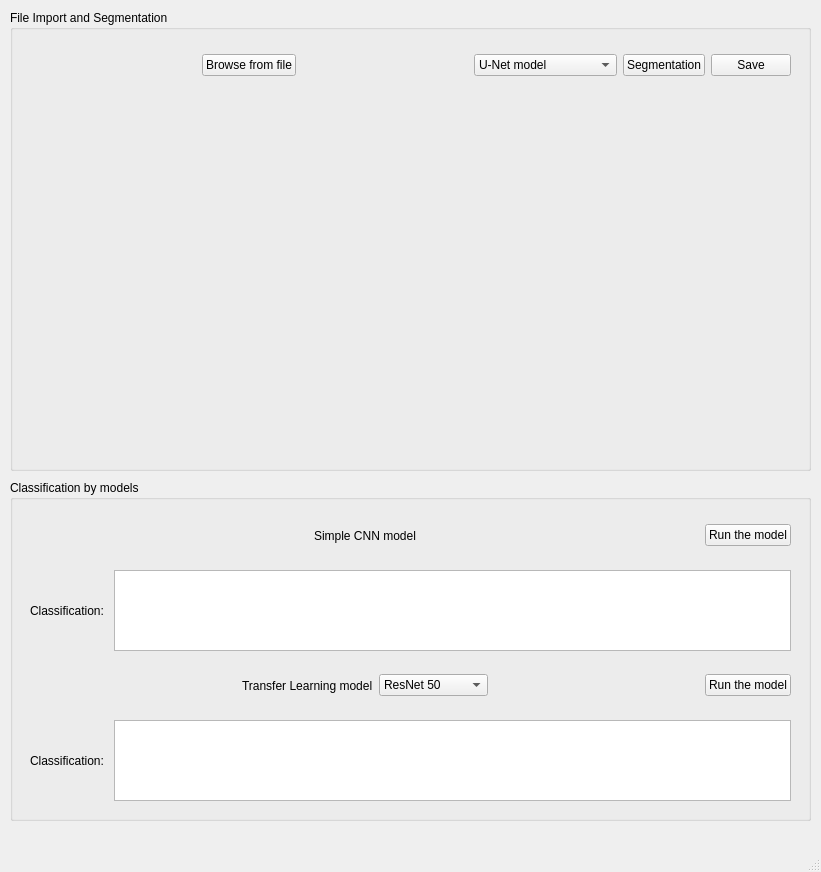
<?xml version="1.0" encoding="UTF-8"?>
<ui version="4.0">
 <class>mainWindow</class>
 <widget class="QMainWindow" name="mainWindow">
  <property name="geometry">
   <rect>
    <x>0</x>
    <y>0</y>
    <width>821</width>
    <height>872</height>
   </rect>
  </property>
  <property name="windowTitle">
   <string>MainWindow</string>
  </property>
  <property name="styleSheet">
   <string notr="true"/>
  </property>
  <widget class="QWidget" name="centralwidget">
   <widget class="QGroupBox" name="groupBox_file">
    <property name="geometry">
     <rect>
      <x>10</x>
      <y>10</y>
      <width>801</width>
      <height>461</height>
     </rect>
    </property>
    <property name="title">
     <string>File Import and Segmentation</string>
    </property>
    <widget class="QWidget" name="horizontalLayoutWidget">
     <property name="geometry">
      <rect>
       <x>20</x>
       <y>100</y>
       <width>761</width>
       <height>351</height>
      </rect>
     </property>
     <layout class="QHBoxLayout" name="horizontalLayout">
      <item>
       <widget class="QLabel" name="import_img">
        <property name="styleSheet">
         <string notr="true"/>
        </property>
        <property name="text">
         <string/>
        </property>
       </widget>
      </item>
      <item>
       <widget class="QLabel" name="export_img">
        <property name="styleSheet">
         <string notr="true"/>
        </property>
        <property name="text">
         <string/>
        </property>
       </widget>
      </item>
     </layout>
    </widget>
    <widget class="QWidget" name="horizontalLayoutWidget_2">
     <property name="geometry">
      <rect>
       <x>20</x>
       <y>30</y>
       <width>761</width>
       <height>51</height>
      </rect>
     </property>
     <layout class="QHBoxLayout" name="horizontalLayout_2">
      <item>
       <spacer name="horizontalSpacer_8">
        <property name="orientation">
         <enum>Qt::Horizontal</enum>
        </property>
        <property name="sizeHint" stdset="0">
         <size>
          <width>40</width>
          <height>20</height>
         </size>
        </property>
       </spacer>
      </item>
      <item>
       <widget class="QPushButton" name="pushButton_browse">
        <property name="text">
         <string>Browse from file</string>
        </property>
       </widget>
      </item>
      <item>
       <spacer name="horizontalSpacer">
        <property name="orientation">
         <enum>Qt::Horizontal</enum>
        </property>
        <property name="sizeHint" stdset="0">
         <size>
          <width>40</width>
          <height>20</height>
         </size>
        </property>
       </spacer>
      </item>
      <item>
       <widget class="QComboBox" name="comboBox_segmentation">
        <item>
         <property name="text">
          <string>U-Net model</string>
         </property>
        </item>
        <item>
         <property name="text">
          <string>Watershed algorithm</string>
         </property>
        </item>
       </widget>
      </item>
      <item>
       <widget class="QPushButton" name="pushButton_segmentation">
        <property name="text">
         <string>Segmentation</string>
        </property>
       </widget>
      </item>
      <item>
       <widget class="QPushButton" name="pushButton_save">
        <property name="text">
         <string>Save</string>
        </property>
       </widget>
      </item>
     </layout>
    </widget>
   </widget>
   <widget class="QGroupBox" name="groupBox_classification">
    <property name="geometry">
     <rect>
      <x>10</x>
      <y>480</y>
      <width>801</width>
      <height>341</height>
     </rect>
    </property>
    <property name="title">
     <string>Classification by models</string>
    </property>
    <widget class="QWidget" name="horizontalLayoutWidget_3">
     <property name="geometry">
      <rect>
       <x>20</x>
       <y>30</y>
       <width>761</width>
       <height>51</height>
      </rect>
     </property>
     <layout class="QHBoxLayout" name="horizontalLayout_5">
      <item>
       <spacer name="horizontalSpacer_4">
        <property name="orientation">
         <enum>Qt::Horizontal</enum>
        </property>
        <property name="sizeHint" stdset="0">
         <size>
          <width>40</width>
          <height>20</height>
         </size>
        </property>
       </spacer>
      </item>
      <item>
       <widget class="QLabel" name="label_CNN">
        <property name="text">
         <string>Simple CNN model</string>
        </property>
       </widget>
      </item>
      <item>
       <spacer name="horizontalSpacer_3">
        <property name="orientation">
         <enum>Qt::Horizontal</enum>
        </property>
        <property name="sizeHint" stdset="0">
         <size>
          <width>40</width>
          <height>20</height>
         </size>
        </property>
       </spacer>
      </item>
      <item>
       <widget class="QPushButton" name="pushButton_CNN">
        <property name="text">
         <string>Run the model</string>
        </property>
       </widget>
      </item>
     </layout>
    </widget>
    <widget class="QWidget" name="horizontalLayoutWidget_4">
     <property name="geometry">
      <rect>
       <x>20</x>
       <y>90</y>
       <width>761</width>
       <height>81</height>
      </rect>
     </property>
     <layout class="QHBoxLayout" name="horizontalLayout_7">
      <item>
       <widget class="QLabel" name="label_CNN_classification">
        <property name="text">
         <string>Classification: </string>
        </property>
       </widget>
      </item>
      <item>
       <widget class="QTextBrowser" name="textBrowser_CNN"/>
      </item>
     </layout>
    </widget>
    <widget class="QWidget" name="horizontalLayoutWidget_5">
     <property name="geometry">
      <rect>
       <x>20</x>
       <y>180</y>
       <width>761</width>
       <height>51</height>
      </rect>
     </property>
     <layout class="QHBoxLayout" name="horizontalLayout_8">
      <item>
       <spacer name="horizontalSpacer_6">
        <property name="orientation">
         <enum>Qt::Horizontal</enum>
        </property>
        <property name="sizeHint" stdset="0">
         <size>
          <width>40</width>
          <height>20</height>
         </size>
        </property>
       </spacer>
      </item>
      <item>
       <widget class="QLabel" name="label_transfer">
        <property name="text">
         <string>Transfer Learning model</string>
        </property>
       </widget>
      </item>
      <item>
       <widget class="QComboBox" name="comboBox_transfer">
        <item>
         <property name="text">
          <string>ResNet 50</string>
         </property>
        </item>
        <item>
         <property name="text">
          <string>DenseNet 121</string>
         </property>
        </item>
       </widget>
      </item>
      <item>
       <spacer name="horizontalSpacer_2">
        <property name="orientation">
         <enum>Qt::Horizontal</enum>
        </property>
        <property name="sizeHint" stdset="0">
         <size>
          <width>40</width>
          <height>20</height>
         </size>
        </property>
       </spacer>
      </item>
      <item>
       <widget class="QPushButton" name="pushButton_transfer">
        <property name="text">
         <string>Run the model</string>
        </property>
       </widget>
      </item>
     </layout>
    </widget>
    <widget class="QWidget" name="horizontalLayoutWidget_6">
     <property name="geometry">
      <rect>
       <x>20</x>
       <y>240</y>
       <width>761</width>
       <height>81</height>
      </rect>
     </property>
     <layout class="QHBoxLayout" name="horizontalLayout_9">
      <item>
       <widget class="QLabel" name="label_4">
        <property name="text">
         <string>Classification: </string>
        </property>
       </widget>
      </item>
      <item>
       <widget class="QTextBrowser" name="textBrowser_transfer"/>
      </item>
     </layout>
    </widget>
   </widget>
  </widget>
  <widget class="QStatusBar" name="statusbar"/>
 </widget>
 <resources>
  <include location="img.qrc"/>
 </resources>
 <connections/>
</ui>
